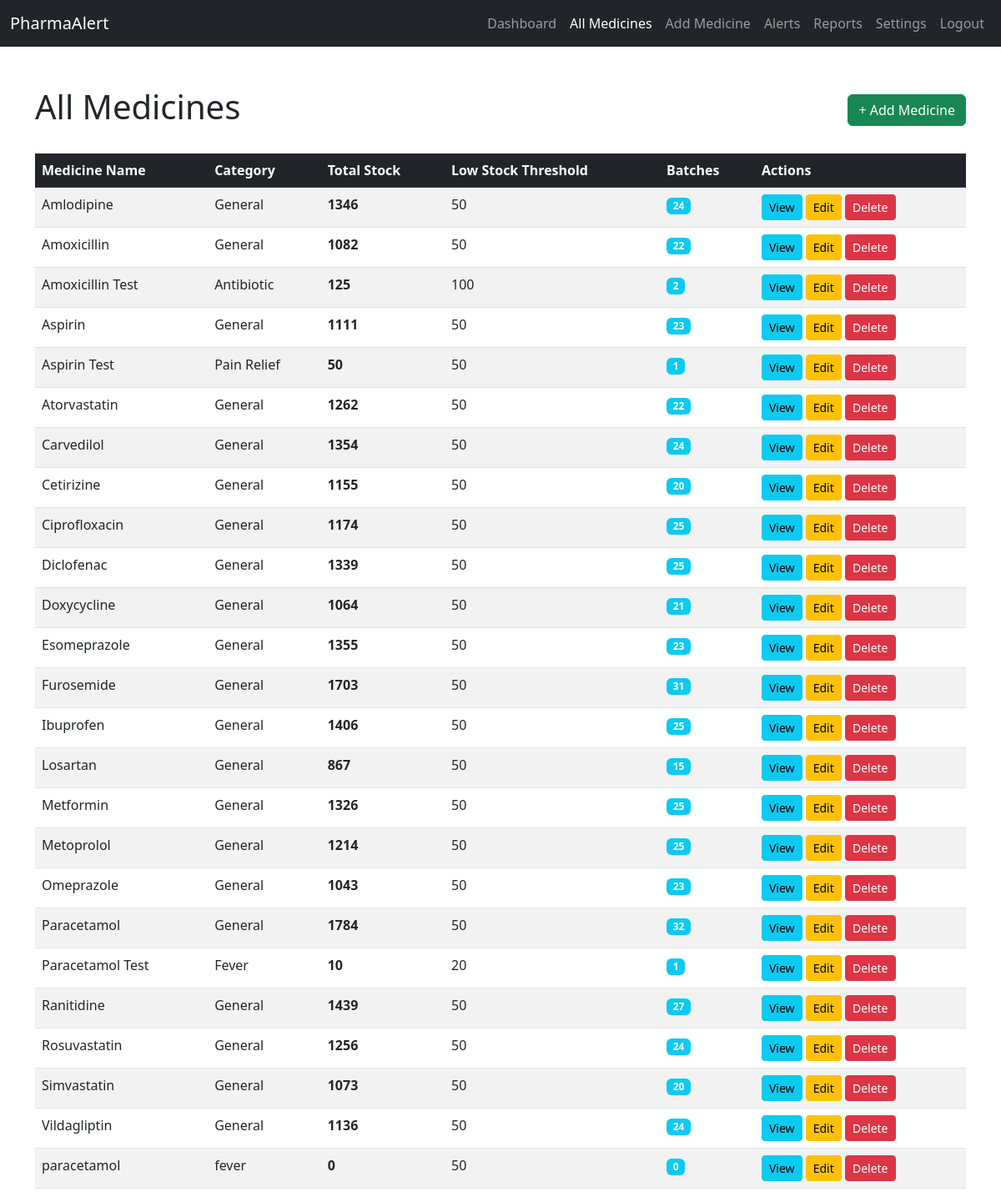
The page /medicines (signed in) on the database its author committed.
### tables this page shows
CREATE TABLE medicines (
        id INTEGER PRIMARY KEY AUTOINCREMENT,
        name TEXT UNIQUE NOT NULL,
        category TEXT,
        low_stock_threshold INTEGER DEFAULT 50,
        created_at TIMESTAMP DEFAULT CURRENT_TIMESTAMP,
        updated_at TIMESTAMP DEFAULT CURRENT_TIMESTAMP
    );

### app.py (the view)
@app.route("/medicines")
@login_required
def medicines_list():
    medicines = get_all_medicines()
    return render_template("medicines.html", medicines=medicines)

### app.py (called while the page is built)
@login_manager.user_loader
def load_user(user_id):
    return get_user_by_id(int(user_id))

### auth.py (called while the page is built)
def get_user_by_id(user_id):
    conn = sqlite3.connect(DB_PATH)
    conn.row_factory = sqlite3.Row
    cursor = conn.cursor()
    cursor.execute("SELECT * FROM users WHERE id = ?", (user_id,))
    row = cursor.fetchone()
    conn.close()
    if row:
        return User(row["id"], row["username"], row["role"])
    return None

### operations.py (called while the page is built)
def get_db():
    conn = sqlite3.connect(DB_PATH)
    conn.row_factory = sqlite3.Row
    return conn

def get_all_medicines():
    conn = get_db()
    cursor = conn.cursor()
    cursor.execute("""
        SELECT m.id, m.name, m.category, m.low_stock_threshold,
               COUNT(b.id) as batch_count,
               COALESCE(SUM(b.quantity), 0) as total_stock
        FROM medicines m
        LEFT JOIN batches b ON m.id = b.medicine_id
        GROUP BY m.id
        ORDER BY m.name
    """)
    rows = cursor.fetchall()
    conn.close()
    return [dict(row) for row in rows]

### templates/medicines.html (shortened to what this page needs)
<!DOCTYPE html>
<html lang="en">
<head>
    <link href="https://cdn.jsdelivr.net/npm/bootstrap@5.3.0/dist/css/bootstrap.min.css" rel="stylesheet">
</head>
<body>
<nav class="navbar navbar-expand-lg navbar-dark bg-dark">
    <div class="container-fluid">
        <a class="navbar-brand" href="/">PharmaAlert</a>
        <div class="collapse navbar-collapse" id="navbarNav">
            <ul class="navbar-nav ms-auto">
                <li class="nav-item"><a class="nav-link" href="/dashboard">Dashboard</a></li>
                <li class="nav-item"><a class="nav-link active" href="/medicines">All Medicines</a></li>
                <li class="nav-item"><a class="nav-link" href="/add-medicine">Add Medicine</a></li>
                <li class="nav-item"><a class="nav-link" href="/alerts">Alerts</a></li>
                <li class="nav-item"><a class="nav-link" href="/reports">Reports</a></li>
                <li class="nav-item"><a class="nav-link" href="/settings">Settings</a></li>
                <li class="nav-item"><a class="nav-link" href="/logout">Logout</a></li>
            </ul>
        </div>
    </div>
</nav>
<div class="container mt-5">
    <div class="d-flex justify-content-between align-items-center mb-4">
        <h1>All Medicines</h1>
        <a href="/add-medicine" class="btn btn-success">+ Add Medicine</a>
    </div>
    {% if medicines %}
    <table class="table table-striped table-hover">
        <thead class="table-dark">
            <tr>
                <th>Medicine Name</th>
                <th>Category</th>
                <th>Total Stock</th>
                <th>Low Stock Threshold</th>
                <th>Batches</th>
                <th>Actions</th>
            </tr>
        </thead>
        <tbody>
            {% for med in medicines %}
            <tr>
                <td>{{ med.name }}</td>
                <td>{{ med.category or '-' }}</td>
                <td><strong>{{ med.total_stock }}</strong></td>
                <td>{{ med.low_stock_threshold }}</td>
                <td><span class="badge bg-info">{{ med.batch_count }}</span></td>
                <td>
                    <a href="/medicine/{{ med.id }}" class="btn btn-sm btn-info">View</a>
                    <a href="/medicine/{{ med.id }}/edit" class="btn btn-sm btn-warning">Edit</a>
                    <a href="/medicine/{{ med.id }}/delete" class="btn btn-sm btn-danger" onclick="return confirm('Delete?')">Delete</a>
                </td>
            </tr>
            {% endfor %}
        </tbody>
    </table>
    {% else %}
    <div class="alert alert-warning">No medicines found. <a href="/add-medicine">Add one now</a>.</div>
    {% endif %}
</div>
</body>
</html>

### rows shown on the page
medicines: name "Amlodipine", category "General", total_stock "1346", low_stock_threshold "50", batch_count "24"
medicines: name "Amoxicillin", category "General", total_stock "1082", low_stock_threshold "50", batch_count "22"
medicines: name "Amoxicillin Test", category "Antibiotic", total_stock "125", low_stock_threshold "100", batch_count "2"
medicines: name "Aspirin", category "General", total_stock "1111", low_stock_threshold "50", batch_count "23"
medicines: name "Aspirin Test", category "Pain Relief", total_stock "50", low_stock_threshold "50", batch_count "1"
medicines: name "Atorvastatin", category "General", total_stock "1262", low_stock_threshold "50", batch_count "22"
medicines: name "Carvedilol", category "General", total_stock "1354", low_stock_threshold "50", batch_count "24"
medicines: name "Cetirizine", category "General", total_stock "1155", low_stock_threshold "50", batch_count "20"
medicines: name "Ciprofloxacin", category "General", total_stock "1174", low_stock_threshold "50", batch_count "25"
medicines: name "Diclofenac", category "General", total_stock "1339", low_stock_threshold "50", batch_count "25"
medicines: name "Doxycycline", category "General", total_stock "1064", low_stock_threshold "50", batch_count "21"
medicines: name "Esomeprazole", category "General", total_stock "1355", low_stock_threshold "50", batch_count "23"
medicines: name "Furosemide", category "General", total_stock "1703", low_stock_threshold "50", batch_count "31"
medicines: name "Ibuprofen", category "General", total_stock "1406", low_stock_threshold "50", batch_count "25"
medicines: name "Losartan", category "General", total_stock "867", low_stock_threshold "50", batch_count "15"
medicines: name "Metformin", category "General", total_stock "1326", low_stock_threshold "50", batch_count "25"
medicines: name "Metoprolol", category "General", total_stock "1214", low_stock_threshold "50", batch_count "25"
medicines: name "Omeprazole", category "General", total_stock "1043", low_stock_threshold "50", batch_count "23"
medicines: name "Paracetamol", category "General", total_stock "1784", low_stock_threshold "50", batch_count "32"
medicines: name "Paracetamol Test", category "Fever", total_stock "10", low_stock_threshold "20", batch_count "1"
medicines: name "Ranitidine", category "General", total_stock "1439", low_stock_threshold "50", batch_count "27"
medicines: name "Rosuvastatin", category "General", total_stock "1256", low_stock_threshold "50", batch_count "24"
medicines: name "Simvastatin", category "General", total_stock "1073", low_stock_threshold "50", batch_count "20"
medicines: name "Vildagliptin", category "General", total_stock "1136", low_stock_threshold "50", batch_count "24"
medicines: name "paracetamol", category "fever", total_stock "0", low_stock_threshold "50", batch_count "0"
